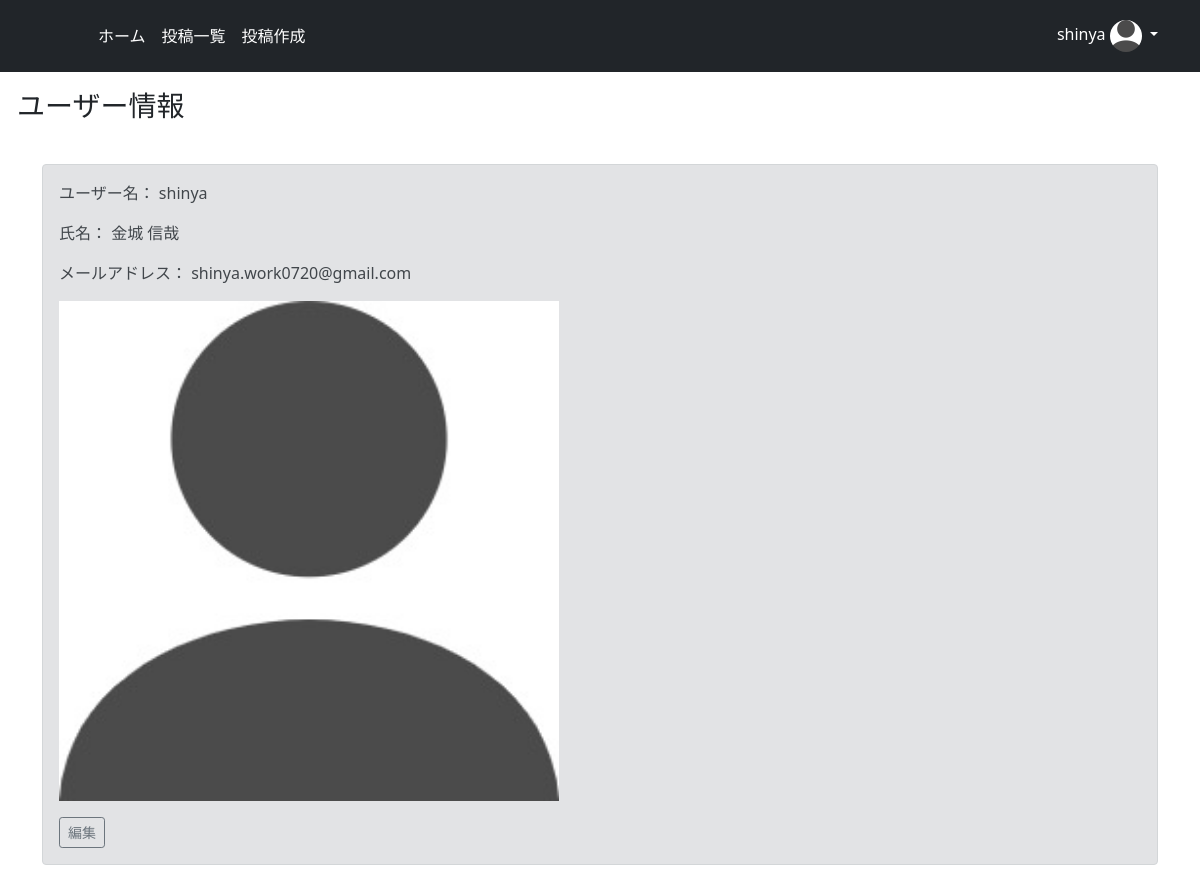
The page /user_detail/1 (signed in) on the database its author committed.
### minimal/models.py (models this page shows)
class CustomUser(AbstractUser):
    image = models.ImageField(upload_to='', blank=True, null=True, verbose_name='プロフィール画像', default='default_user_icon.jpeg')

### minimal/views.py (the view)
# urls.py: path('user_detail/<int:pk>', views.user_detail, name='user_detail'),
@login_required
def user_detail(request, pk):
    user = get_object_or_404(CustomUser, pk=pk)
    if user.id == request.user.id:
        return render(request, 'user_detail.html', {'user': user})
    else:
        return redirect('index')

### templates/user_detail.html
{% extends 'base.html' %}
{% block header %}
<div class="alert" role="alert">
  <h3>ユーザー情報</h3>
</div>
{% endblock header %}
{% block content %}
<div class="container">
    <div class="alert alert-secondary" role="alert">
      <p>ユーザー名： {{ user.username }}</p>
      <p>氏名： {{ user.last_name }} {{ user.first_name }}</p>
      <p>メールアドレス： {{ user.email }}</p>
      <p><img src="{{ user.image.url }}" width=500></p>
      <button type="button" class="btn btn-sm btn-outline-secondary" onclick="location.href='{% url 'user_update' user.id %}'">編集</button>
    </div>
</div>
{% endblock content %}

### templates/base.html (shortened to what this page needs)
{% load static %}
<!doctype html>
<html lang="ja">
  <head>
    <link href="https://cdn.jsdelivr.net/npm/bootstrap@5.0.0-beta1/dist/css/bootstrap.min.css" rel="stylesheet">
    {% block customcss %}
    <link href="{% static 'header.css' %}" rel="stylesheet">
    <link rel="stylesheet" href="https://pro.fontawesome.com/releases/v5.10.0/css/all.css"/>
    {% endblock customcss %}
  </head>
  <body>
    <header class="p-3 bg-dark text-white">
      <div class="container">
        <div class="d-flex flex-wrap align-items-center justify-content-center justify-content-lg-start">
          <a href="/" class="d-flex align-items-center mb-2 mb-lg-0 text-white text-decoration-none">
          <svg class="bi me-2" width="40" height="32"><use xlink:href="#bootstrap"/></svg>
          </a>
          <ul class="nav col-12 col-lg-auto me-lg-auto mb-2 justify-content-center mb-md-0">
            <li><a href="{% url 'index' %}" class="nav-link px-2 text-white">ホーム</a></li>
            <li><a href="{% url 'list' %}" class="nav-link px-2 text-white">投稿一覧</a></li>
            {% if request.user.is_authenticated %}
            <li><a href="{% url 'create' %}" class="nav-link px-2 text-white">投稿作成</a></li>
            {% endif %}
          </ul>
      {% if request.user.is_authenticated %}
          <div class="dropdown text-end">
            <a href="#" class="d-block link-dark text-decoration-none dropdown-toggle" id="dropdownUser1" data-bs-toggle="dropdown" aria-expanded="false">
            {{ request.user }}
            <img src="{{ request.user.image.url }}" alt="mdo" width="32" height="32" class="rounded-circle">
            </a>
          </div>
      {% else %}
          <div class="text-end">
            <a href="{% url 'login' %}"><button type="button" class="btn btn-outline-light me-2">Login</button></a>
            <a href="{% url 'signup' %}"><button type="button" class="btn btn-warning">Sign-up</button></a>
          </div>
      {% endif %}
        </div>
      </div>
    </header>
    {% block header %}
    {% endblock header %}
    {% block content %}
    {% endblock content %}
</body>

### minimal/static/header.css (style rules this page uses)
.bi { vertical-align: -.125em; fill: currentColor; }
.dropdown-toggle { outline: 0; color: white; }

### rows shown on the page
CustomUser: user "shinya", user.image (placeholder picture), username "shinya", last_name "金城", first_name "信哉", email "shinya.work0720@gmail.com", image (placeholder picture)
